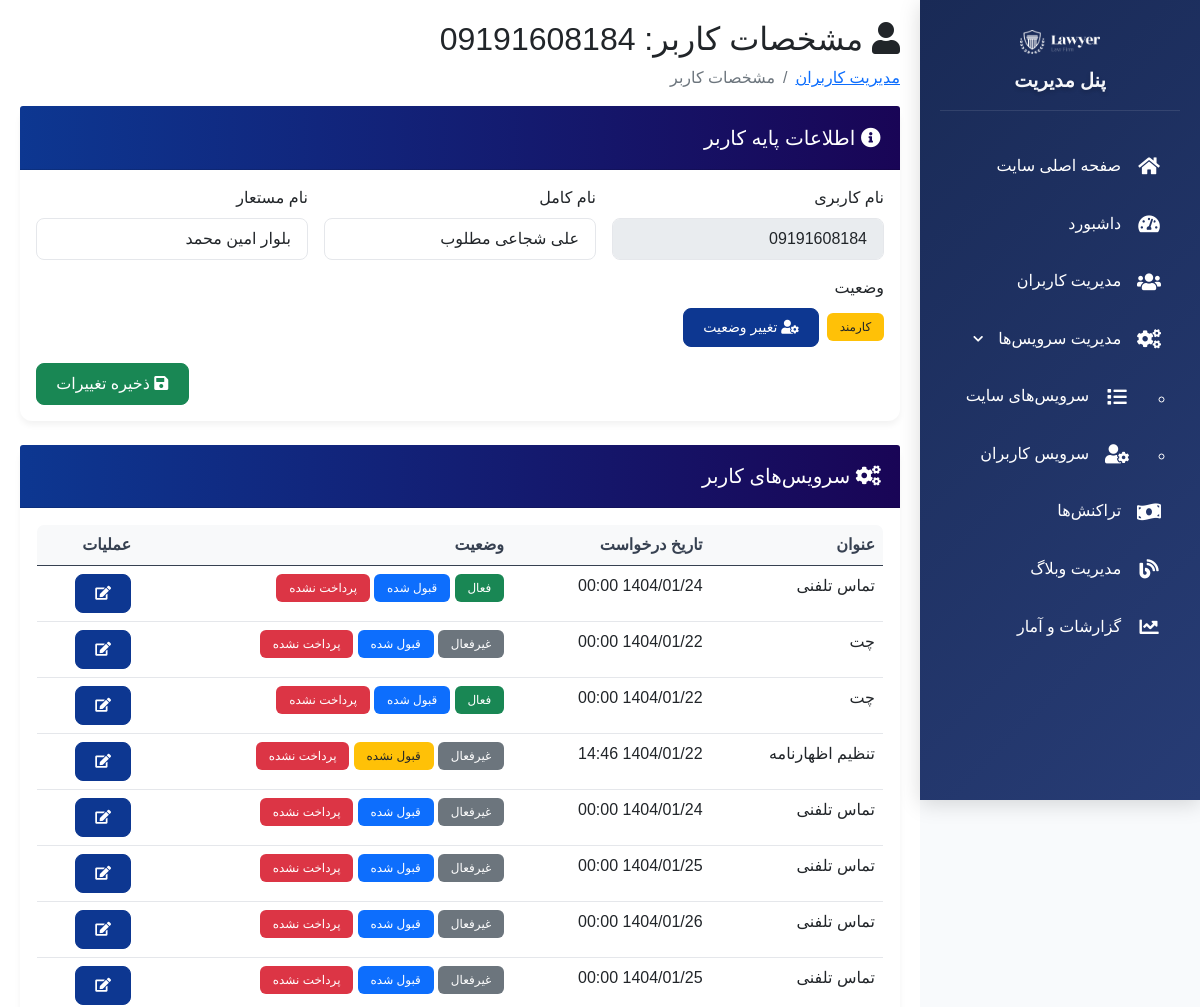
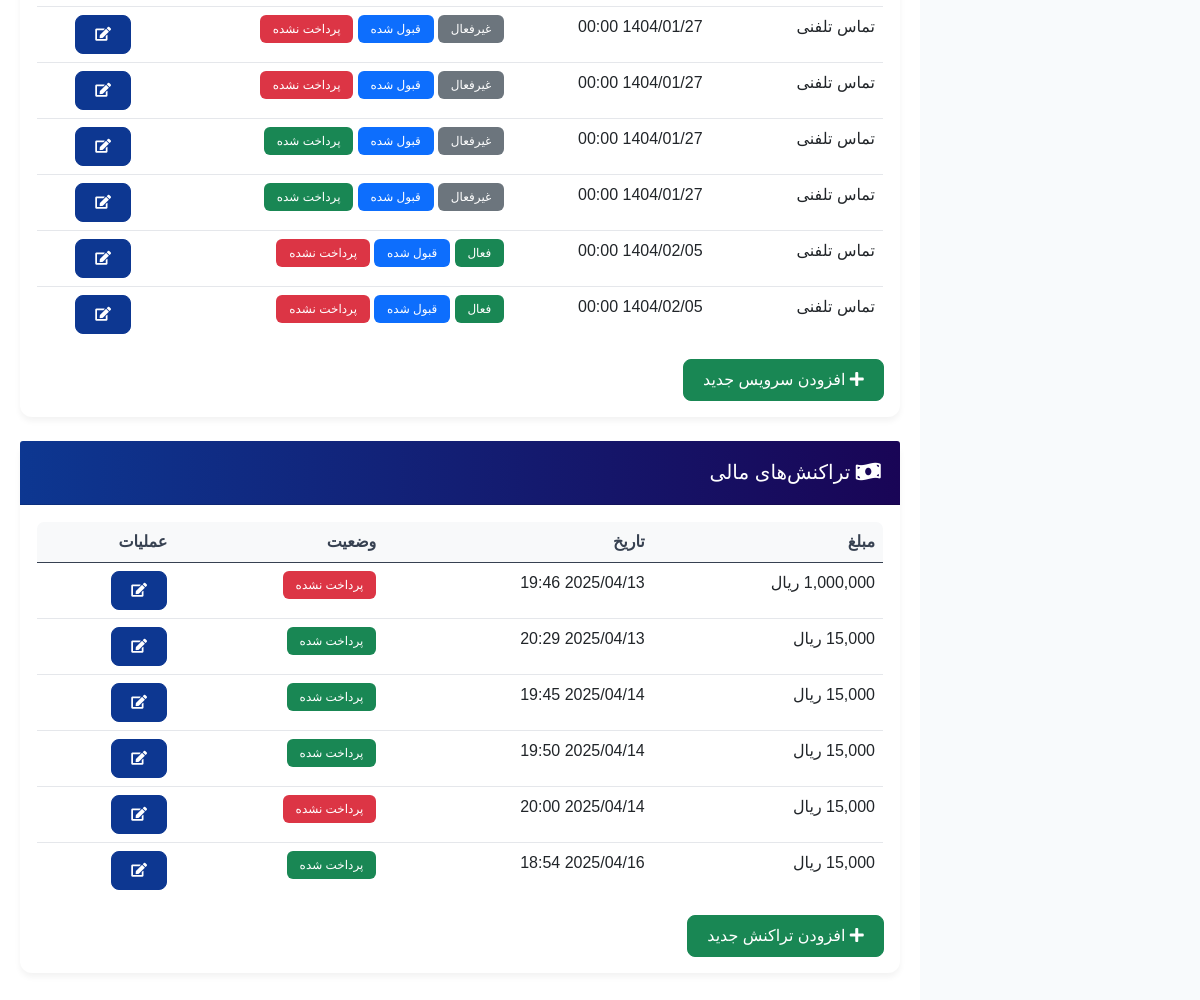
Page /adminpanel/admin-userinfo/10/ (signed in) on the committed database (2 pictures, top to bottom).
### users/models.py (models this page shows)
class Client(AbstractUser):
    name = models.CharField(max_length=120, null=True, blank=True)
    username = models.CharField(max_length=11, unique=True)
    is_questioned = models.BooleanField(default=False)
    otp = models.IntegerField(null=True, blank=True)
    timestamp = models.DateTimeField(default=now)
    USERNAME_FIELD = 'username'
    REQUIRED_FIELDS = []

### service/models.py (models this page shows)
class UserServiceRequest(models.Model):
    user = models.ForeignKey(Client, on_delete=models.CASCADE)
    service = models.ForeignKey(Service, on_delete=models.CASCADE)
    start_date = models.DateTimeField()
    end_date = models.DateTimeField()
    title = models.CharField(max_length=500,null=True,blank=True)
    description = models.TextField(null=True, blank=True)
    is_active = models.BooleanField(default=True)
    is_accepted = models.BooleanField(default=False)
    is_paid = models.BooleanField(default=False)
    created_at = models.DateTimeField(default=timezone.now)
    attachment = models.FileField(upload_to='service_attachments/', null=True, blank=True,
                                validators=[FileExtensionValidator(allowed_extensions=['jpg', 'jpeg', 'png', 'pdf', 'doc', 'docx','zip'])])  # حداکثر حجم 50 مگابایت

### payment/models.py (models this page shows)
class Payment(models.Model):
    user = models.ForeignKey(Client, on_delete=models.CASCADE)
    service_request = models.ForeignKey(UserServiceRequest, on_delete=models.CASCADE)
    amount = models.BigIntegerField()  # Changed from DecimalField to BigIntegerField
    transaction_type = models.CharField(max_length=10, choices=[('deposit', 'Deposit'), ('withdraw', 'Withdraw')])
    created_at = models.DateTimeField(auto_now_add=True)
    authority = models.CharField(max_length=255, blank=True, null=True)
    is_paid = models.BooleanField(default=False)

### users/admin/admin_panel.py (the view)
# urls.py: path('admin-userinfo/<int:id>/',admin_userinfo,name='admin_userinfo'),
@login_required
@user_passes_test(is_admin)
def admin_userinfo(request,id):
    user = get_object_or_404(Client, id=id)
    user_services = UserServiceRequest.objects.filter(user=user)
    payments = Payment.objects.filter(user=user)
    available_services = Service.objects.all()
    context = {
        'user': user,
        'user_services': user_services,
        'payments': payments,
        'available_services': available_services,
    }
    return render(request, 'users/admin_userinfo.html', context)

### users/admin/admin_panel.py (called while the page is built)
def is_admin(user):
    return user.is_superuser or user.is_staff

### users/templates/users/admin_userinfo.html (shortened to what this page needs)
<!DOCTYPE html>
<html lang="fa" dir="rtl">
<head>
    <link rel="stylesheet" href="https://cdn.jsdelivr.net/npm/bootstrap@5.0.2/dist/css/bootstrap.rtl.min.css">
    <link rel="stylesheet" href="https://cdnjs.cloudflare.com/ajax/libs/font-awesome/5.15.4/css/all.min.css">
    <link rel="stylesheet" href="https://unpkg.com/persian-datepicker@1.2.0/dist/css/persian-datepicker.min.css">
</head>
<body>
    {% load static %}
    {% load humanize %}
    <div class="admin-panel">
    {% include "users/admin_sidebar.html" %}
    <div class="main-content">
        <div class="page-header">
            <h2>
                <i class="fas fa-user"></i>
                مشخصات کاربر: {{ user.username }}
            </h2>
            <nav aria-label="breadcrumb">
                <ol class="breadcrumb">
                    <li class="breadcrumb-item"><a href="{% url 'admin_userlist' %}">مدیریت کاربران</a></li>
                    <li class="breadcrumb-item active" aria-current="page">مشخصات کاربر</li>
                </ol>
            </nav>
        </div>
        <div class="card mb-4">
            <div class="card-header bg-primary text-white">
                <h5 class="card-title mb-0">
                    <i class="fas fa-info-circle"></i> اطلاعات پایه کاربر
                </h5>
            </div>
            <div class="card-body">
                <form method="POST" action="{% url 'update_user_info' user.id %}">
                    <div class="row g-3">
                        <div class="col-md-4 col-12">
                            <label class="form-label">نام کاربری</label>
                            <input type="text" class="form-control" value="{{ user.username }}" readonly>
                        </div>
                        <div class="col-md-4 col-12">
                            <label class="form-label">نام کامل</label>
                            <input type="text" class="form-control" name="name" value="{{ user.name }}">
                        </div>
                        <div class="col-md-4 col-12">
                            <label class="form-label">نام مستعار</label>
                            <input type="text" class="form-control" name="last_name" value="{{ user.last_name }}">
                        </div>
                        <div class="col-md-4 col-12">
                            <label class="form-label">وضعیت</label>
                            <div class="d-flex align-items-center gap-2">
                                {% if user.is_superuser %}
                                <span class="badge bg-danger">سوپر یوزر</span>
                                {% elif user.is_staff %}
                                <span class="badge bg-warning text-dark">کارمند</span>
                                {% else %}
                                <span class="badge bg-secondary">کاربر عادی</span>
                                {% endif %}
                                <a href="{% url 'promote_user' user.username %}" class="btn btn-sm btn-primary">
                                    <i class="fas fa-user-cog"></i> تغییر وضعیت
                                </a>
                            </div>
                        </div>
                        <div class="col-12 text-end">
                            <button type="submit" class="btn btn-success">
                                <i class="fas fa-save"></i> ذخیره تغییرات
                            </button>
                        </div>
                    </div>
                </form>
            </div>
        </div>
        <div class="card mb-4">
            <div class="card-header">
                <h5 class="card-title mb-0">
                    <i class="fas fa-cogs"></i> سرویس‌های کاربر
                </h5>
            </div>
            <div class="card-body">
                {% if user_services %}
                <div class="table-responsive">
                    <table class="table table-hover">
                        <thead>
                            <tr>
                                <th>عنوان</th>
                                <th>تاریخ درخواست</th>
                                <th>وضعیت</th>
                                <th>عملیات</th>
                            </tr>
                        </thead>
                        <tbody>
                            {% for service in user_services %}
                            <tr>
                                <td>{{ service.title }}</td>
                                <td>{{ service.start_date|date:"Y/m/d H:i" }}</td>
                                <td>
                                    {% if service.is_active %}
                                    <span class="badge bg-success">فعال</span>
                                    {% else %}
                                    <span class="badge bg-secondary">غیرفعال</span>
                                    {% endif %}
                                    {% if service.is_accepted %}
                                    <span class="badge bg-primary">قبول شده</span>
                                    {% else %}
                                    <span class="badge bg-warning text-dark">قبول نشده</span>
                                    {% endif %}
                                    {% if service.is_paid %}
                                    <span class="badge bg-success">پرداخت شده</span>
                                    {% else %}
                                    <span class="badge bg-danger">پرداخت نشده</span>
                                    {% endif %}
                                </td>
                                <td>
                                    <a href="{% url 'admin_userupdate_service' service.id %}" class="btn btn-sm btn-primary">
                                        <i class="fas fa-edit"></i>
                                    </a>
                                </td>
                            </tr>
                            {% endfor %}
                        </tbody>
                    </table>
                </div>
                {% else %}
                <div class="alert alert-info">هیچ سرویسی یافت نشد</div>
                {% endif %}
                <button type="button" class="btn btn-success" data-bs-toggle="modal" data-bs-target="#addServiceModal">
                    <i class="fas fa-plus"></i> افزودن سرویس جدید
                </button>
            </div>
        </div>
        <div class="card mb-4">
            <div class="card-header">
                <h5 class="card-title mb-0">
                    <i class="fas fa-money-bill-wave"></i> تراکنش‌های مالی
                </h5>
            </div>
            <div class="card-body">
                {% if payments %}
                <div class="table-responsive">
                    <table class="table table-hover">
                        <thead>
                            <tr>
                                <th>مبلغ</th>
                                <th>تاریخ</th>
                                <th>وضعیت</th>
                                <th>عملیات</th>
                            </tr>
                        </thead>
                        <tbody>
                            {% for payment in payments %}
                            <tr>
                                <td>{% if payment.amount %}{{ payment.amount|intcomma }} ریال{% else %}نامشخص{% endif %}</td>
                                <td>{{ payment.created_at|date:"Y/m/d H:i" }}</td>
                                <td>
                                    {% if payment.is_paid %}
                                    <span class="badge bg-success">پرداخت شده</span>
                                    {% else %}
                                    <span class="badge bg-danger">پرداخت نشده</span>
                                    {% endif %}
                                </td>
                                <td>
                                    <button class="btn btn-sm btn-primary">
                                        <i class="fas fa-edit"></i>
                                    </button>
                                </td>
                            </tr>
                            {% endfor %}
                        </tbody>
                    </table>
                </div>
                {% else %}
                <div class="alert alert-info">هیچ تراکنشی یافت نشد</div>
                {% endif %}
                <button type="button" class="btn btn-success" data-bs-toggle="modal" data-bs-target="#addPaymentModal">
                    <i class="fas fa-plus"></i> افزودن تراکنش جدید
                </button>
            </div>
        </div>
    </div>
</body>
</html>

### users/templates/users/admin_userinfo.html (style rules this page uses)
:root { --primary-color: #0d3791; --secondary-color: #190556; --accent-color: #1d47ba; --background-color: #f8fafc; --sidebar-bg: linear-gradient(180deg, #1e3a8a, #33085f); --active-menu-bg: rgba(255, 255, 255, 0.15); }
body { font-family: 'Vazir', 'Tahoma', sans-serif; background-color: var(--background-color); }
.main-content { margin-right: 280px; padding: 2rem; background-color: white; min-height: 100vh; transition: margin-right 0.3s ease; }
.card { border: none; border-radius: 12px; box-shadow: 0 4px 6px rgba(0, 0, 0, 0.05); transition: transform 0.3s ease; background-color: white; }
.card-header { background: linear-gradient(90deg, var(--primary-color), var(--secondary-color)); color: white; border-radius: 12px 12px 0 0; padding: 1.2rem; }
.table { border-radius: 8px; overflow: hidden; border: 1px solid #e5e7eb; }
.table th { background-color: #f8f9fa; font-weight: 600; color: #374151; }
.btn { border-radius: 8px; padding: 0.5rem 1.2rem; font-weight: 500; transition: all 0.2s ease; }
.btn-primary { background-color: var(--primary-color); border-color: var(--primary-color); }
.badge { border-radius: 6px; padding: 0.5rem 0.8rem; font-weight: 500; }
.form-control { border-radius: 8px; padding: 0.5rem 1rem; border: 1px solid #e5e7eb; transition: border-color 0.2s ease; }

### users/templates/users/admin_sidebar.html (style rules this page uses)
:root { --sidebar-width: 280px; --sidebar-collapsed-width: 70px; }
.main-content { margin-right: var(--sidebar-width); padding: 20px; transition: margin-right 0.3s ease; }

### rows in the picture
Client: username "09191608184", name "علی شجاعی مطلوب", last_name "بلوار امین محمد"
UserServiceRequest: title "تماس تلفنی", start_date "1404/01/24 00:00", is_active "فعال", is_accepted "قبول شده", is_paid "پرداخت نشده"
UserServiceRequest: title "چت", start_date "1404/01/22 00:00", is_active "غیرفعال", is_accepted "قبول شده", is_paid "پرداخت نشده"
UserServiceRequest: title "چت", start_date "1404/01/22 00:00", is_active "فعال", is_accepted "قبول شده", is_paid "پرداخت نشده"
UserServiceRequest: title "تنظیم اظهارنامه", start_date "1404/01/22 14:46", is_active "غیرفعال", is_accepted "قبول نشده", is_paid "پرداخت نشده"
UserServiceRequest: title "تماس تلفنی", start_date "1404/01/24 00:00", is_active "غیرفعال", is_accepted "قبول شده", is_paid "پرداخت نشده"
UserServiceRequest: title "تماس تلفنی", start_date "1404/01/25 00:00", is_active "غیرفعال", is_accepted "قبول شده", is_paid "پرداخت نشده"
UserServiceRequest: title "تماس تلفنی", start_date "1404/01/26 00:00", is_active "غیرفعال", is_accepted "قبول شده", is_paid "پرداخت نشده"
UserServiceRequest: title "تماس تلفنی", start_date "1404/01/25 00:00", is_active "غیرفعال", is_accepted "قبول شده", is_paid "پرداخت نشده"
UserServiceRequest: title "تماس تلفنی", start_date "1404/01/27 00:00", is_active "غیرفعال", is_accepted "قبول شده", is_paid "پرداخت نشده"
UserServiceRequest: title "تماس تلفنی", start_date "1404/01/27 00:00", is_active "غیرفعال", is_accepted "قبول شده", is_paid "پرداخت نشده"
UserServiceRequest: title "تماس تلفنی", start_date "1404/01/27 00:00", is_active "غیرفعال", is_accepted "قبول شده", is_paid "پرداخت شده"
UserServiceRequest: title "تماس تلفنی", start_date "1404/01/27 00:00", is_active "غیرفعال", is_accepted "قبول شده", is_paid "پرداخت شده"
UserServiceRequest: title "تماس تلفنی", start_date "1404/02/05 00:00", is_active "فعال", is_accepted "قبول شده", is_paid "پرداخت نشده"
UserServiceRequest: title "تماس تلفنی", start_date "1404/02/05 00:00", is_active "فعال", is_accepted "قبول شده", is_paid "پرداخت نشده"
Payment: created_at "2025/04/13 19:46", is_paid "پرداخت نشده"
Payment: created_at "2025/04/13 20:29", is_paid "پرداخت شده"
Payment: created_at "2025/04/14 19:45", is_paid "پرداخت شده"
Payment: created_at "2025/04/14 19:50", is_paid "پرداخت شده"
Payment: created_at "2025/04/14 20:00", is_paid "پرداخت نشده"
Payment: created_at "2025/04/16 18:54", is_paid "پرداخت شده"
